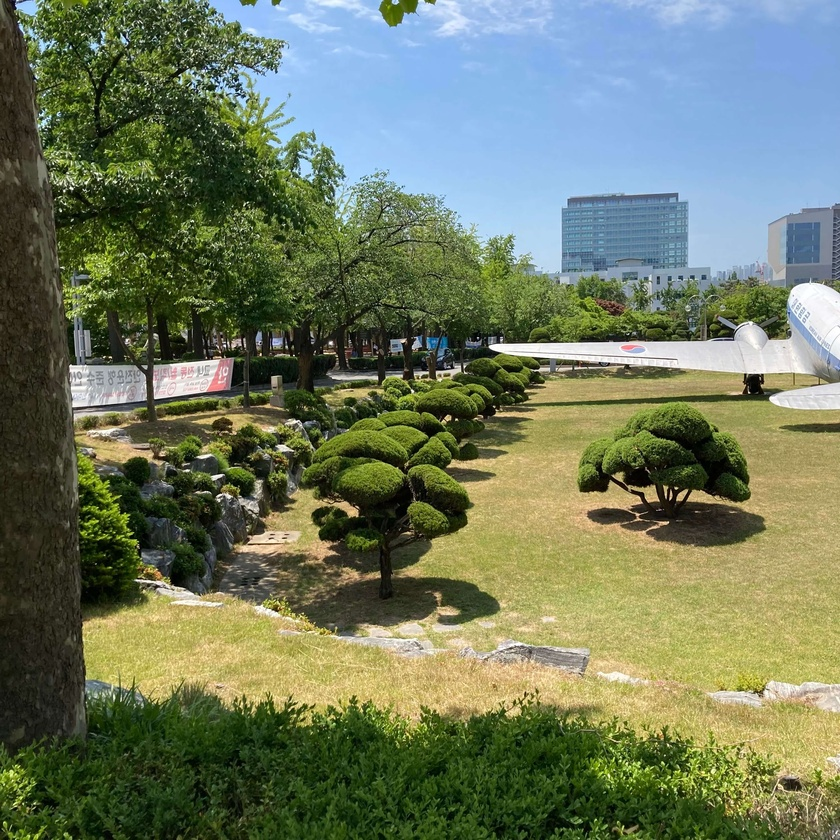
//> input picture 09. Homography and Image Stitching/lab/img/img2.jpg, 840 x 840 px, shrunk from 3024 x 3024 before the run
$ ./hw02_Sobel_filter_in_several_domains   (built with g++ and OpenCV 4)
//> lines starting //> are read from the running program, lines starting //| are printed output that depends on the picture
#include <iostream>
using namespace std;

#include "opencv2/core.hpp"
#include "opencv2/highgui.hpp"
#include "opencv2/imgproc.hpp"
using namespace cv;

// < Frequency Domain >
Mat mySobelFilterInFrequencyDomain(Mat srcImg);
Mat doIdft(Mat complexImg);
Mat setComplex(Mat magImg, Mat phaImg);
Mat centralize(Mat complex);
Mat myNormalize(Mat src);
Mat getPhase(Mat complexImg);
Mat getMagnitude(Mat complexImg);
Mat doDft(Mat srcImg);
Mat padding(Mat img);

// < Spatial Domain >
Mat mySobelFilterInSpatialDomain(Mat srcImg);
int myKernelConv3x3(uchar *arr, int kernel[3][3], int x, int y, int width, int height);

int main()
{
    Mat srcImg = imread("img2.jpg", 0);
    Mat frequencyDstImg = mySobelFilterInFrequencyDomain(srcImg);
    Mat spatialDstImg = mySobelFilterInSpatialDomain(srcImg);

    imshow("Original Image", srcImg);
    imshow("Sobel Filter in Frequency Domain", frequencyDstImg);
    imshow("Sobel Filter in Spatial Domain", spatialDstImg);

    waitKey(0);
    destroyAllWindows();

    return 0;
}

Mat mySobelFilterInFrequencyDomain(Mat srcImg)
{
    Mat padImg = padding(srcImg);
    Mat complexImg = doDft(padImg);
    Mat centerComplexImg = centralize(complexImg);
    Mat magImg = getMagnitude(centerComplexImg);
    Mat phaImg = getPhase(centerComplexImg);

    double minVal, maxVal;
    Point minLoc, maxLoc;
    minMaxLoc(magImg, &minVal, &maxVal, &minLoc, &maxLoc);
    magImg /= maxVal; // normalize the magnitude image

    Mat sobelX = Mat::zeros(srcImg.size(), CV_32F);
    sobelX.at<float>(0, 0) = -1;
    sobelX.at<float>(0, 2) = 1;
    sobelX.at<float>(1, 0) = -2;
    sobelX.at<float>(1, 2) = 2;
    sobelX.at<float>(2, 0) = -1;
    sobelX.at<float>(2, 2) = 1;
    Mat padImg_sobelX = padding(sobelX);
    Mat complexImg_sobelX = doDft(padImg_sobelX);
    Mat centerComplexImg_sobelX = centralize(complexImg_sobelX);
    Mat magImg_sobelX = getMagnitude(centerComplexImg_sobelX);
    Mat phaImg_sobelX = getPhase(centerComplexImg_sobelX);
    magImg_sobelX /= maxVal; // normalize the magnitude image

    Mat sobelY = Mat::zeros(srcImg.size(), CV_32F);
    sobelY.at<float>(0, 0) = -1;
    sobelY.at<float>(0, 1) = -2;
    sobelY.at<float>(0, 2) = -1;
    sobelY.at<float>(2, 0) = 1;
    sobelY.at<float>(2, 1) = 2;
    sobelY.at<float>(2, 2) = 1;
    Mat padImg_sobelY = padding(sobelY);
    Mat complexImg_sobelY = doDft(padImg_sobelY);
    Mat centerComplexImg_sobelY = centralize(complexImg_sobelY);
    Mat magImg_sobelY = getMagnitude(centerComplexImg_sobelY);
    Mat phaImg_sobelY = getPhase(centerComplexImg_sobelY);
    magImg_sobelY /= maxVal; // normalize the magnitude image

    Mat magImgX;
    multiply(magImg, magImg_sobelX, magImgX);
    Mat magImgXY;
    multiply(magImgX, magImg_sobelY, magImgXY);

    Mat complexImgXY = setComplex(magImgXY, phaImg);
    Mat dstImg = doIdft(complexImgXY);

    return myNormalize(dstImg);
}
Mat padding(Mat img)
{
    int dftRows = getOptimalDFTSize(img.rows);
    int dftCols = getOptimalDFTSize(img.cols);

    Mat padded;
    copyMakeBorder(img, padded, 0, dftRows - img.rows, 0, dftCols - img.cols, BORDER_CONSTANT, Scalar::all(0));
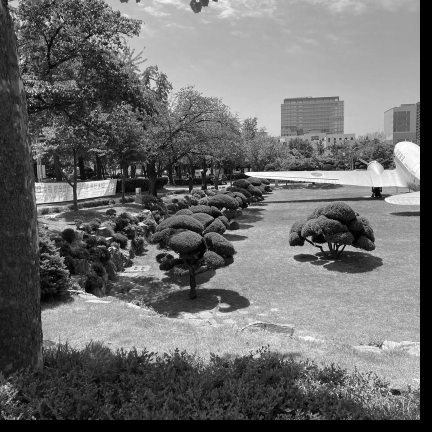
//> padded: 864 rows x 864 cols, CV_8UC1 (shown at 1/2 size); min 0, max 255, mean 109.1
    return padded;
}
Mat doDft(Mat srcImg)
{
    Mat floatImg;
    srcImg.convertTo(floatImg, CV_32F);

    Mat complexImg;
    dft(floatImg, complexImg, DFT_COMPLEX_OUTPUT);

    return complexImg;
}
Mat getMagnitude(Mat complexImg)
{
    Mat planes[2];
    split(complexImg, planes);

    Mat magImg;
    magnitude(planes[0], planes[1], magImg);
    magImg += Scalar::all(1);
    log(magImg, magImg);

    return magImg;
}
Mat getPhase(Mat complexImg)
{
    Mat planes[2];
    split(complexImg, planes);

    Mat phaImg;
    phase(planes[0], planes[1], phaImg);

    return phaImg;
}

Mat myNormalize(Mat src)
{
    Mat dst;
    src.copyTo(dst);
    normalize(dst, dst, 0, 255, NORM_MINMAX);
    dst.convertTo(dst, CV_8UC1);
    return dst;
}
Mat centralize(Mat complex)
{
    Mat planes[2];
    split(complex, planes);
    int cx = planes[0].cols / 2;
//> cx = 432
    int cy = planes[1].rows / 2;
//> cy = 432

    Mat qORe(planes[0], Rect(0, 0, cx, cy));
    Mat q1Re(planes[0], Rect(cx, 0, cx, cy));
    Mat q2Re(planes[0], Rect(0, cy, cx, cy));
    Mat q3Re(planes[0], Rect(cx, cy, cx, cy));

    Mat tmp;
    qORe.copyTo(tmp);
    q3Re.copyTo(qORe);
    tmp.copyTo(q3Re);
    q1Re.copyTo(tmp);
    q2Re.copyTo(q1Re);
    tmp.copyTo(q2Re);

    Mat q0Im(planes[1], Rect(0, 0, cx, cy));
    Mat q1Im(planes[1], Rect(cx, 0, cx, cy));
    Mat q2Im(planes[1], Rect(0, cy, cx, cy));
    Mat q3Im(planes[1], Rect(cx, cy, cx, cy));

    q0Im.copyTo(tmp);
    q3Im.copyTo(q0Im);
    tmp.copyTo(q3Im);
    q1Im.copyTo(tmp);
    q2Im.copyTo(q1Im);
    tmp.copyTo(q2Im);
//> in getPhase, `phase(planes[0], planes[1], phaImg);`:
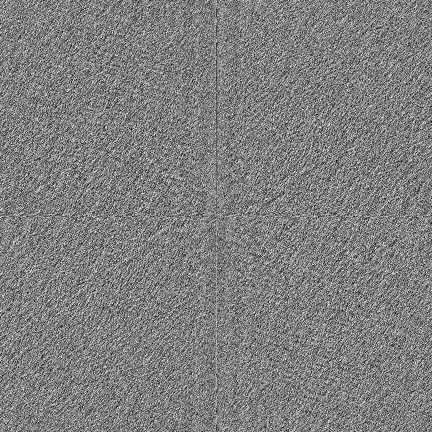
//> phaImg: 864 rows x 864 cols, CV_32FC1 (shown at 1/2 size); min 0, max 6.28, mean 3.14; drawn with min black and max white
//> in mySobelFilterInFrequencyDomain, `minMaxLoc(magImg, &minVal, &maxVal, &minLoc, &maxLoc);`: minVal = 1.85; maxVal = 18.22; minLoc = Point(269, 273); maxLoc = Point(432, 432)
//> in centralize (call 2), `tmp.copyTo(q2Re);`:
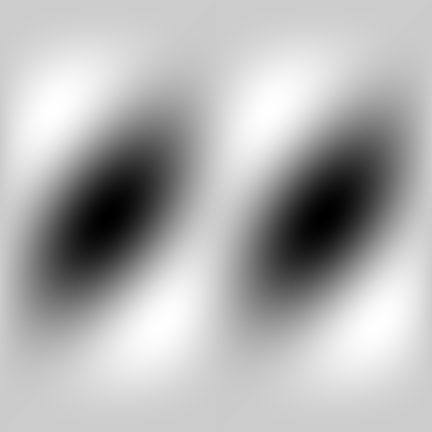
//> planes[0]: 864 rows x 864 cols, CV_32FC1 (shown at 1/2 size); min -8, max 2, mean -1; drawn with min black and max white
//> in centralize (call 2), `Mat q0Im(planes[1], Rect(0, 0, cx, cy));`:
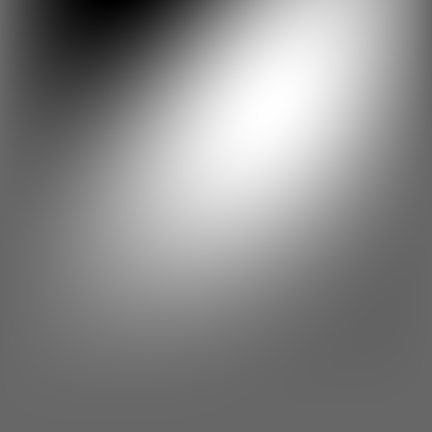
//> q0Im: 432 rows x 432 cols, CV_32FC1; min -4, max 5.83, mean 1.27; drawn with min black and max white
//> in centralize (call 2), `Mat q2Im(planes[1], Rect(0, cy, cx, cy));`:
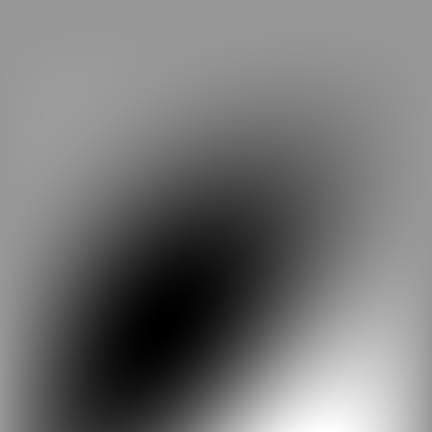
//> q2Im: 432 rows x 432 cols, CV_32FC1; min -5.83, max 3.97, mean -1.27; drawn with min black and max white
//> in centralize (call 2), `tmp.copyTo(q2Im);`:
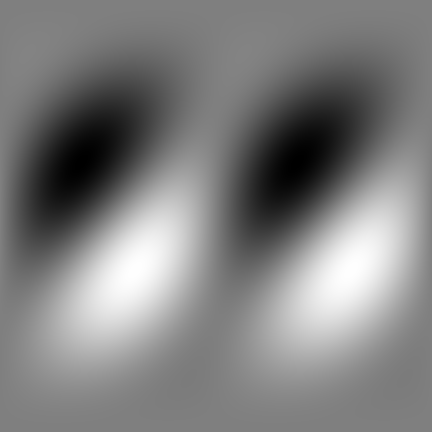
//> planes[1]: 864 rows x 864 cols, CV_32FC1 (shown at 1/2 size); min -5.83, max 5.83, mean 6.07e-08; drawn with min black and max white
//> in getMagnitude (call 2), `magnitude(planes[0], planes[1], magImg);`:
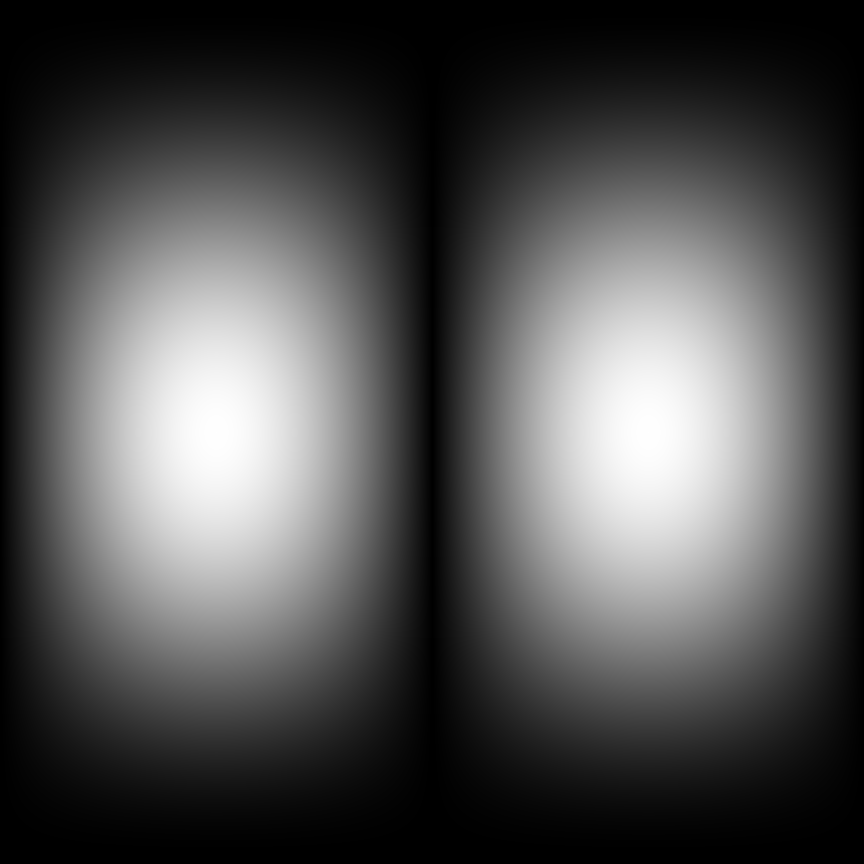
//> magImg: 864 rows x 864 cols, CV_32FC1; min 0, max 8, mean 2.55; drawn with min black and max white

    Mat centerComplex;
    merge(planes, 2, centerComplex);

    return centerComplex;
}
Mat setComplex(Mat magImg, Mat phaImg)
{
    exp(magImg, magImg);
    magImg -= Scalar::all(1);

    Mat planes[2];
    polarToCart(magImg, phaImg, planes[0], planes[1]);

    Mat complexImg;
    merge(planes, 2, complexImg);

    return complexImg;
}
Mat doIdft(Mat complexImg)
{
    Mat idftcvt;
    idft(complexImg, idftcvt);

    Mat planes[2];
    split(idftcvt, planes);

    Mat dstImg;
    magnitude(planes[0], planes[1], dstImg);
    normalize(dstImg, dstImg, 255, 0, NORM_MINMAX);
    dstImg.convertTo(dstImg, CV_8UC1);

    return dstImg;
}

Mat mySobelFilterInSpatialDomain(Mat srcImg)
{
    int kernelX[3][3] = {-1, 0, 1,
                         -2, 0, 2,
                         -1, 0, 1};
    int kernelY[3][3] = {-1, -2, -1,
                         0, 0, 0,
                         1, 2, 1};

    Mat dstImg(srcImg.size(), CV_8UC1);
    uchar *srcData = srcImg.data;
    uchar *dstData = dstImg.data;
    int width = srcImg.cols;
    int height = srcImg.rows;

    for (int y = 0; y < height; y++)
    {
        for (int x = 0; x < width; x++)
        {
            dstData[y * width + x] = (abs(myKernelConv3x3(srcData, kernelX, x, y, width, height)) +
                                      abs(myKernelConv3x3(srcData, kernelY, x, y, width, height))) /
                                     2;
        }
    }

    return dstImg;
}
int myKernelConv3x3(uchar *arr, int kernel[3][3], int x, int y, int width, int height)
{
    int sum = 0;
    int sumKernel = 0;

    for (int j = -1; j <= 1; j++)
    {
        for (int i = -1; i <= 1; i++)
        {
            if ((y + j) >= 0 && (y + j) < height && (x + i) >= 0 && (x + i) < width)
            {
                sum += arr[(y + j) * width + (x + i)] * kernel[i + 1][j + 1];
                sumKernel += kernel[i + 1][j + 1];
            }
        }
    }
    if (sumKernel != 0)
    {
        return sum / sumKernel;
    }
    else
    {
        return sum;
    }
}

$ run again, with 09. Homography and Image Stitching/lab/img/img1.jpg copied over 09. Homography and Image Stitching/lab/img/img2.jpg
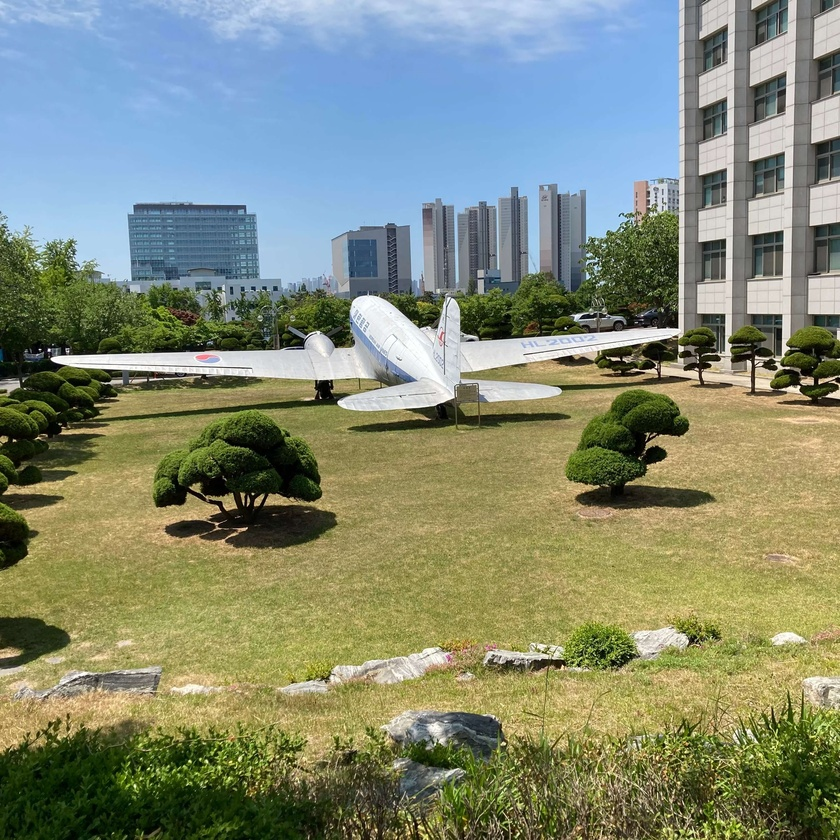
//> input picture 09. Homography and Image Stitching/lab/img/img1.jpg, 840 x 840 px, shrunk from 3024 x 3024 before the run
//> in padding, `copyMakeBorder(img, padded, 0, dftRows - img.rows, 0, dftCols - img.co..`:
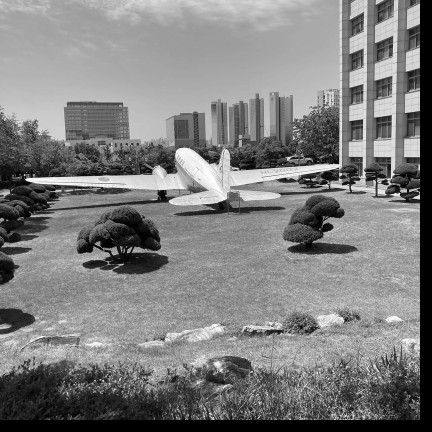
//> padded: 864 rows x 864 cols, CV_8UC1 (shown at 1/2 size); min 0, max 255, mean 126.5
//> cx = 432
//> in getPhase, `phase(planes[0], planes[1], phaImg);`:
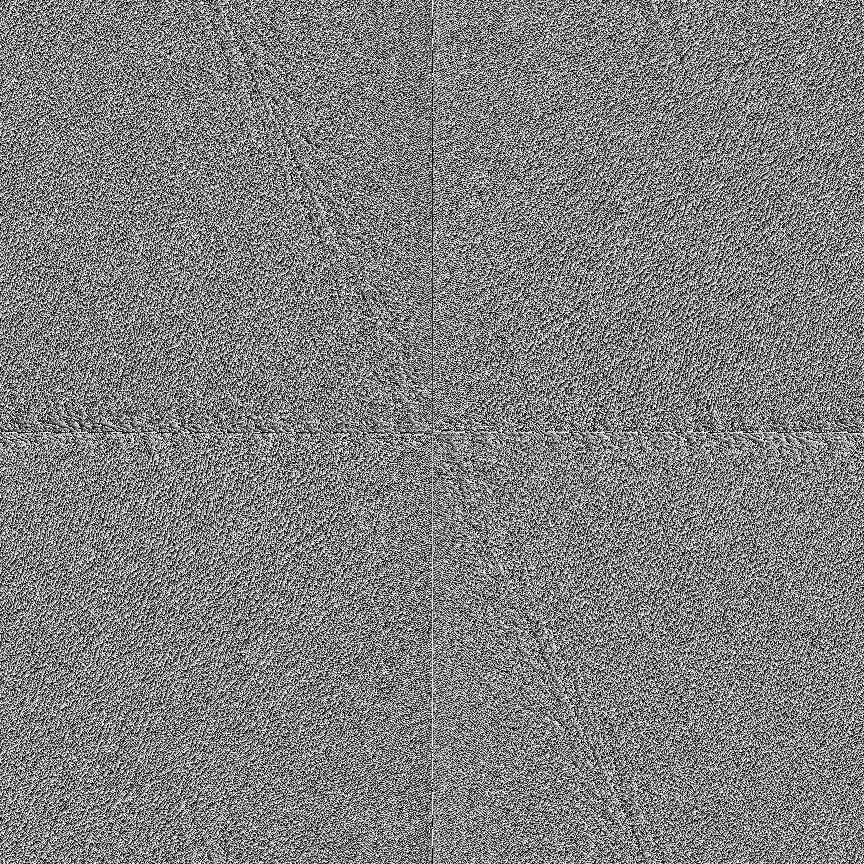
//> phaImg: 864 rows x 864 cols, CV_32FC1; min 0, max 6.28, mean 3.14; drawn with min black and max white
//> minVal = 1.96; maxVal = 18.36; minLoc = Point(586, 62); maxLoc = Point(432, 432)
//> padded: 864 rows x 864 cols, CV_32FC1

$ run again, with 09. Homography and Image Stitching/lab/img/img3.jpg copied over 09. Homography and Image Stitching/lab/img/img2.jpg
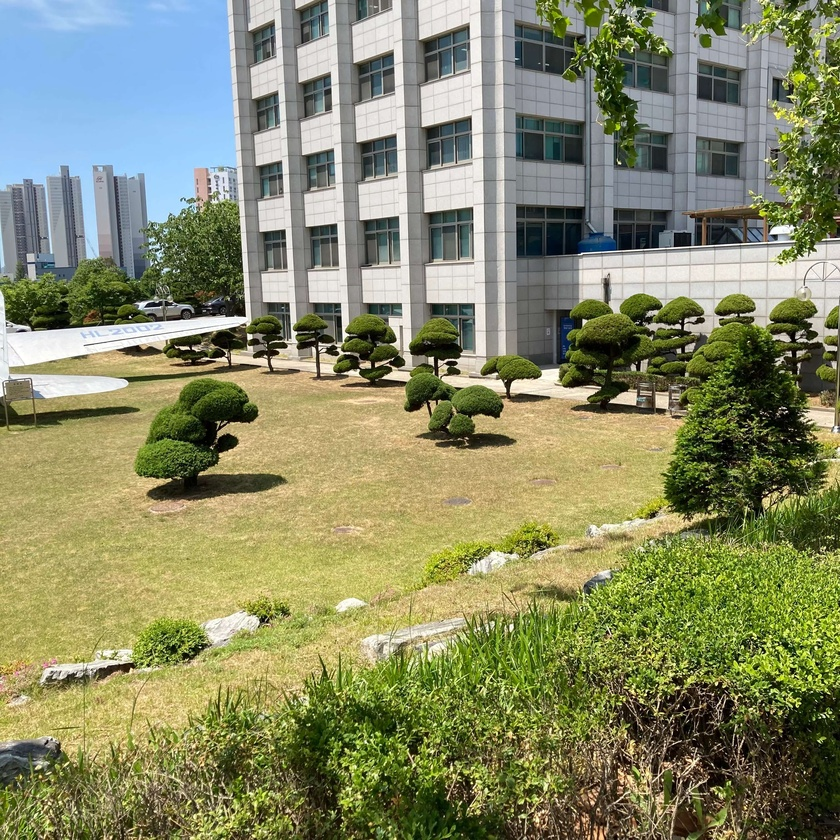
//> input picture 09. Homography and Image Stitching/lab/img/img3.jpg, 840 x 840 px, shrunk from 3024 x 3024 before the run
//> in padding, `copyMakeBorder(img, padded, 0, dftRows - img.rows, 0, dftCols - img.co..`:
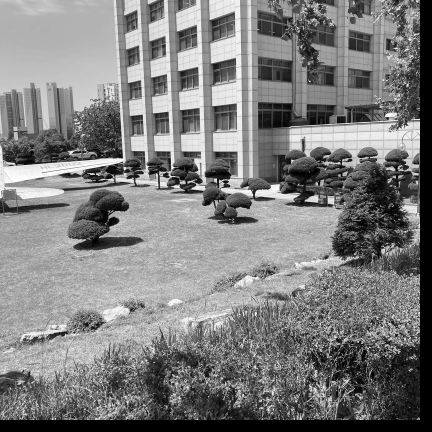
//> padded: 864 rows x 864 cols, CV_8UC1 (shown at 1/2 size); min 0, max 255, mean 125.7
//> cx = 432
//> minVal = 3.28; maxVal = 18.36; minLoc = Point(63, 387); maxLoc = Point(432, 432)
//> in mySobelFilterInFrequencyDomain, `magImg /= maxVal;`:
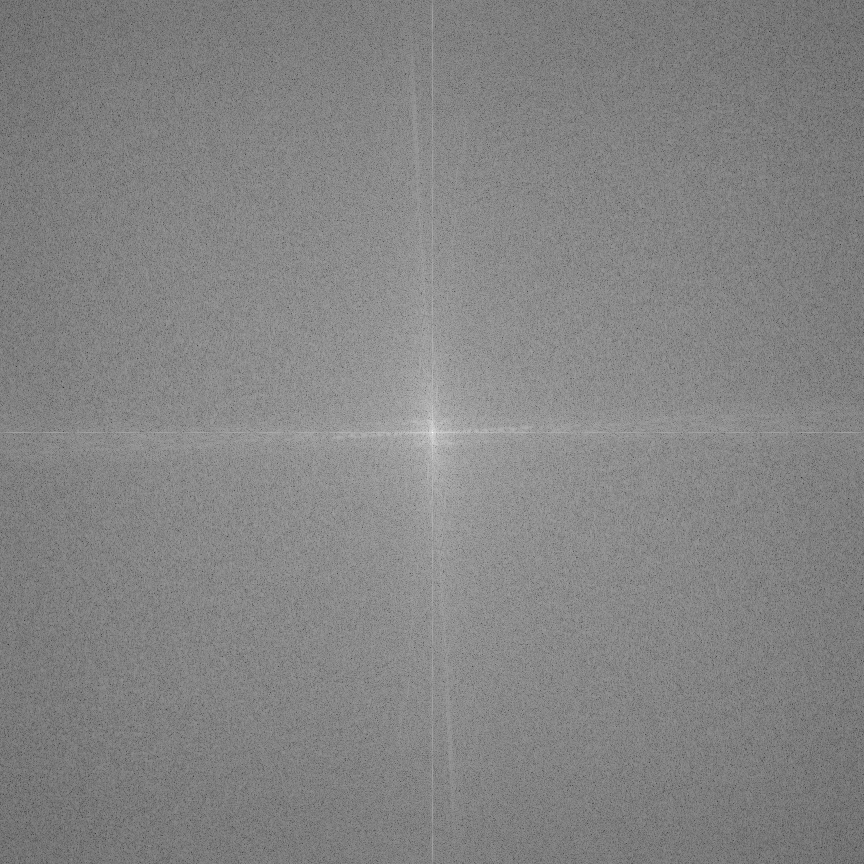
//> magImg: 864 rows x 864 cols, CV_32FC1; min 0.179, max 1, mean 0.519
//> padded: 864 rows x 864 cols, CV_32FC1
